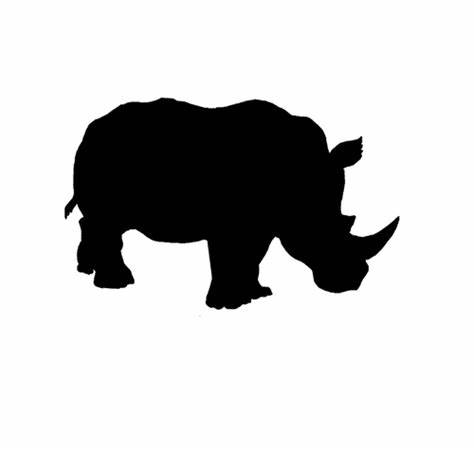
#> input picture c++/rhino/recource/rhino.jfif, 474 x 451 px
$ python ascii_art.py ../c++/rhino/recource/rhino.jfif
#> lines starting #> are read from the running program, lines starting #| are printed output that depends on the picture
#> in handle_image_conversion, image is the input picture: PIL image 474x451 RGB; min 0, max 255, mean 201.3
#badger
import sys
from PIL import Image

ASCII_CHARS = ['#', '?', '%', '.', 'S', '+', '.', '*', ':', ',', '@']

def scale_image(image, new_width=100):
	"""Resizes an image preserving the aspect ratio.
	"""
#> called with new_width = 100
	(original_width, original_height) = image.size
#> original_width = 474; original_height = 451
	aspect_ratio = original_height/float(original_width)
#> aspect_ratio = 0.951
	new_height = int(aspect_ratio * new_width)
#> new_height = 95

	new_image = image.resize((new_width, new_height))
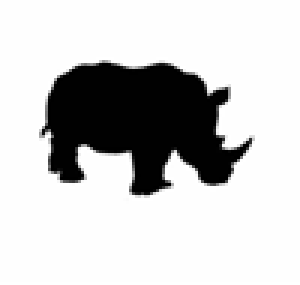
#> new_image: PIL image 100x95 RGB (shown 3 times larger); min 0, max 255, mean 201.3
	return new_image

def convert_to_ascii(image, new_width=100):
	"""Converts an image to ASCII art.
	"""
	image = scale_image(image, new_width)
	ascii_image = []
	for pixel in image.getdata():
		# Convert pixel to grayscale
		grayscale = int(0.2989 * pixel[0] + 0.5870 * pixel[1] + 0.1140 * pixel[2])
		ascii_image.append(ASCII_CHARS[grayscale//25])
#> after the loop, ascii_image = 9500 items, first 6: '@', '@', '@', '@', '@', '@'
	return "".join(ascii_image)

def handle_image_conversion(image_file):
	image = None
	try:
		image = Image.open(image_file)
	except Exception as e:
		print(f"Unable to open image file {image_file}.")
		print(e)
		return

	image_ascii = convert_to_ascii(image)
	print(image_ascii)

if __name__=='__main__':
	if len(sys.argv) > 1:
		handle_image_conversion(sys.argv[1])
	else:
		print("missing image filename")
